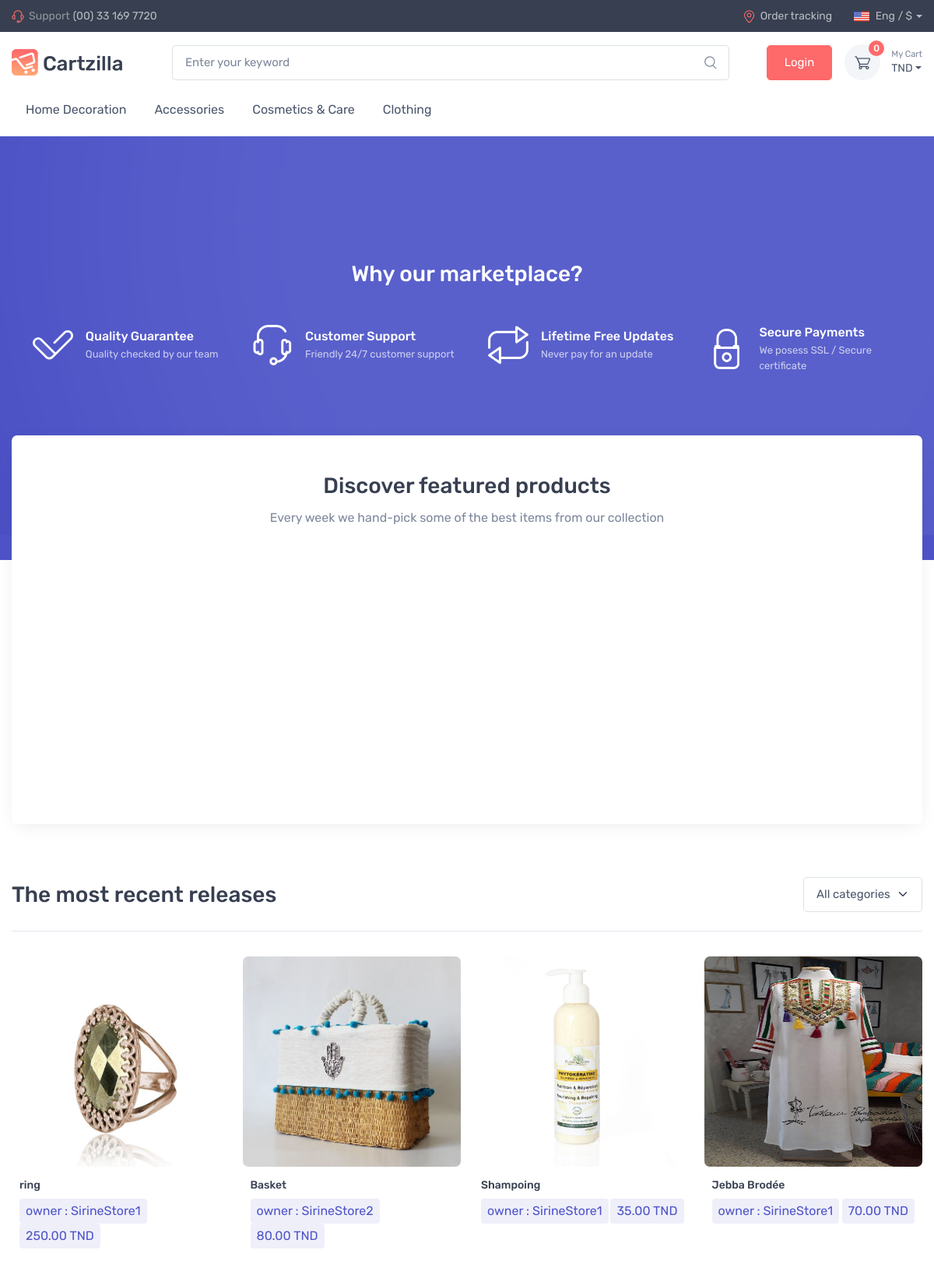
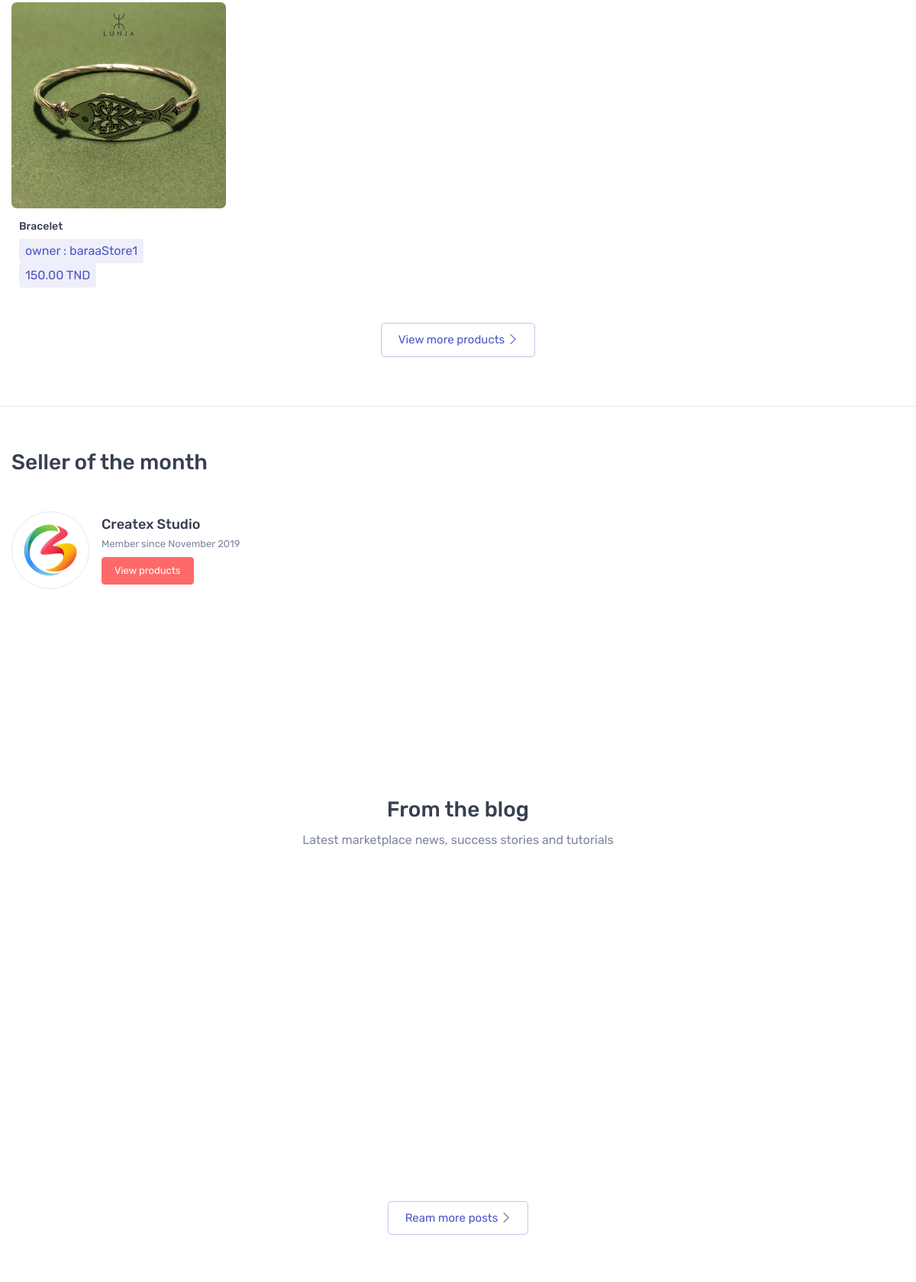
The page / (upper part) on the database its author committed (2 pictures, top to bottom).
### store/models.py (models this page shows, shortened)
class Category(models.Model):
    title = models.CharField(max_length=200)
    slug = models.SlugField(unique=True)
    description=models.TextField()
    created_at=models.DateTimeField(auto_now_add=True)
    class Meta:
        verbose_name_plural = 'categories'

class Product(models.Model):
    title = models.CharField(max_length=200)
    slug = models.SlugField(unique=True)
    category = models.ForeignKey(Category, on_delete=models.CASCADE)
    added_by = models.ForeignKey(Store, on_delete=models.CASCADE)
    main_image = models.ImageField(upload_to="products/")
    price = models.DecimalField(max_digits=8, decimal_places=2)
    inventory = models.IntegerField(default=0)
    featured = models.BooleanField(default=False)
    in_stock = models.BooleanField(default=True)
    is_active = models.BooleanField(default=True)
    description = models.TextField()
    warranty = models.CharField(max_length=300, null=True, blank=True)
    return_policy = models.CharField(max_length=300, null=True, blank=True)
    view_count = models.PositiveIntegerField(default=0)
    created_at = models.DateTimeField(auto_now_add=True)
    updated_at = models.DateTimeField(auto_now=True)
    class Meta:
        verbose_name_plural = 'Products'
        ordering = ('-created_at',)

class Store(models.Model):
    owner = models.ForeignKey(User, on_delete=models.CASCADE, related_name='store_owner')
    title = models.CharField(max_length=200)
    logo = models.ImageField(blank=True, upload_to='stores/logos/')
    store_created=models.BooleanField(default=False)
    description = models.TextField()
    create_date = models.DateTimeField(auto_now_add=True)
    def __str__(self):
        return self.title
    class Meta:
        verbose_name_plural='Stores'
    def logo_tag(self):
        return mark_safe('<img src="{}" height="50"/>'.format(self.logo.url))
    logo_tag.short_description = 'Logo'

### discover/views.py (the view)
# urls.py: path('', views.home, name='home'),
def home(request):
    products = Product.objects.all()[0:8]
    return render(request, 'home.html', {'products': products})

### discover/context_processors.py (called while the page is built)
def categories(request):
    return {
        'categories': Category.objects.all()
    }

### discover/templates/home.html (shortened to what this page needs)
{% extends 'base.html' %}
{% load static %}
{% block content%}
    <section class="bg-accent bg-position-top-center bg-repeat-0 py-5" style="background-image: url(/static/img/marketplace/features/features-bg.jpg);">
      <div class="pb-lg-5 mb-lg-3">
        <div class="container py-lg-5 my-lg-5">
          <div class="container pt-lg-3">
            <h2 class="h3 mb-3 pb-4 text-light text-center">Why our marketplace?</h2>
            <div class="row pt-lg-2 text-center">
              <div class="col-lg-3 col-sm-6 mb-grid-gutter">
                <div class="d-inline-flex align-items-center text-start"><img src="/static/img/marketplace/features/quality.png" width="52" alt="Quality Guarantee">
                  <div class="ps-3">
                    <h6 class="text-light fs-base mb-1">Quality Guarantee</h6>
                    <p class="text-light fs-ms opacity-70 mb-0">Quality checked by our team</p>
                  </div>
                </div>
              </div>
              <div class="col-lg-3 col-sm-6 mb-grid-gutter">
                <div class="d-inline-flex align-items-center text-start"><img src="/static/img/marketplace/features/support.png" width="52" alt="Customer Support">
                  <div class="ps-3">
                    <h6 class="text-light fs-base mb-1">Customer Support</h6>
                    <p class="text-light fs-ms opacity-70 mb-0">Friendly 24/7 customer support</p>
                  </div>
                </div>
              </div>
              <div class="col-lg-3 col-sm-6 mb-grid-gutter">
                <div class="d-inline-flex align-items-center text-start"><img src="/static/img/marketplace/features/updates.png" width="52" alt="Free Updates">
                  <div class="ps-3">
                    <h6 class="text-light fs-base mb-1">Lifetime Free Updates</h6>
                    <p class="text-light fs-ms opacity-70 mb-0">Never pay for an update</p>
                  </div>
                </div>
              </div>
              <div class="col-lg-3 col-sm-6 mb-grid-gutter">
                <div class="d-inline-flex align-items-center text-start"><img src="/static/img/marketplace/features/secure.png" width="52" alt="Secure Payments">
                  <div class="ps-3">
                    <h6 class="text-light fs-base mb-1">Secure Payments</h6>
                    <p class="text-light fs-ms opacity-70 mb-0">We posess SSL / Secure сertificate</p>
                  </div>
                </div>
              </div>
            </div>
          </div>
        </div>
      </div>
    </section>
    <section class="container position-relative pt-3 pt-lg-0 pb-5 mt-lg-n10" style="z-index: 10;">
      <div class="card px-lg-2 border-0 shadow-lg">
        <div class="card-body px-4 pt-5 pb-4">
          <h2 class="h3 text-center">Discover featured products</h2>
          <p class="text-muted text-center">Every week we hand-pick some of the best items from our collection</p>
          <div class="tns-carousel pt-4">
          </div>
        </div>
      </div>
    </section>
    <section class="container pb-5 mb-lg-3">
      <div class="d-flex flex-wrap justify-content-between align-items-center pt-1 border-bottom pb-4 mb-4">
        <h2 class="h3 mb-0 pt-3 me-2">The most recent releases</h2>
        <div class="pt-3">
          <select class="form-select me-2">
            <option>All categories</option>
          </select>
        </div>
      </div>
      <div class="row pt-2 mx-n2">
        {% for product in products %}
        <div class="col-lg-3 col-md-4 col-sm-6 px-2 mb-grid-gutter">
          <div  class="thumbnail">
            <div class="card product-card-alt" >
              <div class="product-thumb">
                <a class="product-thumb-overlay" href="#"></a><img src="{{product.main_image.url}}" alt="Product" width="auto" height="auto" >
              </div>
              <div class="card-body">
                <h3 class="product-title fs-sm mb-2"><a href="{% url 'discover:product_detail' product.category.slug product.slug %}"> {{product.title}}</a></h3>
                <div class="d-flex flex-wrap justify-content-between align-items-center">
                  <div class="bg-faded-accent text-accent rounded-1 py-1 px-2"> owner : {{product.added_by}}</span></div>
                  <div class="bg-faded-accent text-accent rounded-1 py-1 px-2">{{product.price}} TND </div>
                </div>
              </div>
            </div>
          </div>
        </div>
        {% endfor %}
      </div>
      <div class="text-center"><a class="btn btn-outline-accent" href="marketplace-category.html">View more products<i class="ci-arrow-right fs-ms ms-1"></i></a></div>
    </section>
    <section class="border-top py-5">
      <div class="container py-lg-2">
        <h2 class="h3 mb-3 pb-3 pb-lg-4 text-center text-lg-start">Seller of the month</h2>
        <div class="row">
          <div class="col-lg-4 text-center text-lg-start pb-3 pt-lg-2">
            <div class="d-inline-block text-start">
              <div class="d-flex align-items-center pb-3">
                <div class="img-thumbnail rounded-circle flex-shrink-0" style="width: 6.375rem;"><img class="rounded-circle" src="/static/img/marketplace/account/avatar.png" alt="Createx Studio"></div>
                <div class="ps-3">
                  <h3 class="fs-lg mb-0">Createx Studio</h3><span class="d-block text-muted fs-ms pt-1 pb-2">Member since November 2019</span><a class="btn btn-primary btn-sm" href="marketplace-vendor.html">View products</a>
                </div>
              </div>
            </div>
          </div>
          <div class="col-lg-8">
            <div class="tns-carousel">
            </div>
          </div>
        </div>
      </div>
    </section>
    <section class="py-5">
      <div class="container py-lg-3">
        <h2 class="h3 text-center">From the blog</h2>
        <p class="text-muted text-center mb-3 pb-4">Latest marketplace news, success stories and tutorials</p>
        <div class="tns-carousel">
        </div>
        <div class="text-center pt-4 mt-md-2"><a class="btn btn-outline-accent" href="blog-grid-sidebar.html">Ream more posts<i class="ci-arrow-right fs-ms ms-1"></i></a></div>
      </div>
    </section>
  {% endblock %}

### templates/base.html (shortened to what this page needs)
{% load static %}
<!DOCTYPE html>
<html lang="en">
  <head>
    <link rel="stylesheet" media="screen" href="/static/css/theme.min.css">
    <link rel="stylesheet" media="screen" href="/static/css/main.css">
  </head>
  <body class="handheld-toolbar-enabled">
    <header class="shadow-sm">
      <div class="topbar topbar-dark bg-dark">
        <div class="container">
          <div class="topbar-text text-nowrap d-none d-md-inline-block"><i class="ci-support"></i><span class="text-muted me-1">Support</span><a class="topbar-link">(00) 33 169 7720</a></div>
          <div class="tns-carousel tns-controls-static d-none d-md-block">
          </div>
          <div class="ms-3 text-nowrap"><a class="topbar-link me-4 d-none d-md-inline-block" href="order-tracking.html"><i class="ci-location"></i>Order tracking</a>
            <div class="topbar-text dropdown disable-autohide"><a class="topbar-link dropdown-toggle" href="#" data-bs-toggle="dropdown"><img class="me-2" src="/static/img/flags/en.png" width="20" alt="English">Eng / $</a>
            </div>
          </div>
        </div>
      </div>
        <div class="navbar navbar-expand-lg navbar-light">
          <div class="container"><a class="navbar-brand d-none d-sm-block flex-shrink-0" href="{% url 'discover:home' %}"><img src="/static/img/logo-dark.png" width="142" alt="Cartzilla"></a>
            <form action="/search/" method="post" class="input-group d-none d-lg-flex mx-4">
            <div class="input-group d-none d-lg-flex mx-4">
              <input class="form-control rounded-end pe-3" id="query" name="query" class="input search-input" type="text" placeholder="Enter your keyword" ><i class="ci-search position-absolute top-50 end-0 translate-middle-y text-muted fs-base me-3"></i>
            </div>
          </form>
            <div class="navbar-toolbar d-flex flex-shrink-0 align-items-center">
                {% if user.is_authenticated %}
                <a class="navbar-tool d-none d-lg-flex" href="dashboard-favorites.html">
                  <span class="navbar-tool-tooltip">Favorites</span>
                <div class="navbar-tool-icon-box"><i class="navbar-tool-icon ci-heart"></i></div></a>
                <a class="navbar-tool d-none d-lg-flex" href="dashboard-notifications.html">
                  <span class="navbar-tool-tooltip">Notifications</span>
                <div class="navbar-tool-icon-box"><i class="navbar-tool-icon ci-bell"></i></div></a>
                <div class="navbar-tool dropdown ms-2">
                  <a class="navbar-tool-icon-box border dropdown-toggle" href="#"><img src="/static/img/marketplace/account/avatar-sm.png" width="32" alt="Createx Studio"></a>
                  <a class="navbar-tool-text ms-n1" href="#"><small>welcome</small> {{request.user}}</a>
                  <div class="dropdown-menu dropdown-menu-end">
                    <div style="min-width: 14rem;">
                      <h6 class="dropdown-header">Account</h6>
                      <a class="dropdown-item d-flex align-items-center" href="#"><i class="ci-settings opacity-60 me-2"></i>Profile</a>
                      <a class="dropdown-item d-flex align-items-center" href="#"><i class="ci-basket opacity-60 me-2"></i>Orders</a>
                      <a class="dropdown-item d-flex align-items-center" href="{% url 'authentication:logout' %}"><i class="ci-sign-out opacity-60 me-2"></i>Logout</a>
                      <a class="dropdown-item d-flex align-items-center" href="{% url 'store:create_store' %}"><i class="ci-store opacity-60 me-2"></i> Become vendor</a>
                    </div>
                </div>
                {%else%}
                <a class="btn btn-primary d-block w-30" href="{% url 'authentication:login'%}"> Login </a>
                {%endif%}
            </div>
              <div class="navbar-tool dropdown ms-3"><a class="navbar-tool-icon-box bg-secondary dropdown-toggle" href="#"><span class="navbar-tool-label">{{ cart_objects |length}}</span><i class="navbar-tool-icon ci-cart"></i></a><a class="navbar-tool-text" href="#"><small>My Cart</small>{{cart.total}} TND</a>
              </div>
            </div>
          </div>
        <div class="navbar navbar-expand-lg navbar-light navbar-stuck-menu mt-n2 pt-0 pb-2">
          <div class="container">
            <div class="collapse navbar-collapse" id="navbarCollapse">
              <ul class="navbar-nav">
                {% for c in categories %}
                <li>
                  <div class="nav-item"><a class="nav-link" href="#">{{c.title|title}}</a></div>
                </li>
                {%endfor%}
              </ul>
            </div>
          </div>
        </div>
    </header>
    {% block content %}
    {% endblock%}

### static/css/main.css (style rules this page uses)
.thumbnail img { height:270px; width:100%; }

### rows shown on the page
Category: title "Home Decoration"
Category: title "Accessories"
Category: title "Cosmetics & Care"
Category: title "Clothing"
Product: main_image (picture), title "ring", added_by "SirineStore1", price "250.00"
Product: main_image (picture), title "Basket", added_by "SirineStore2", price "80.00"
Product: main_image (picture), title "Shampoing", added_by "SirineStore1", price "35.00"
Product: main_image (picture), title "Jebba Brodée", added_by "SirineStore1", price "70.00"
Product: main_image (picture), title "Bracelet", added_by "baraaStore1", price "150.00"

### other values the page prints
{{ cart_objects |length }} "0"
